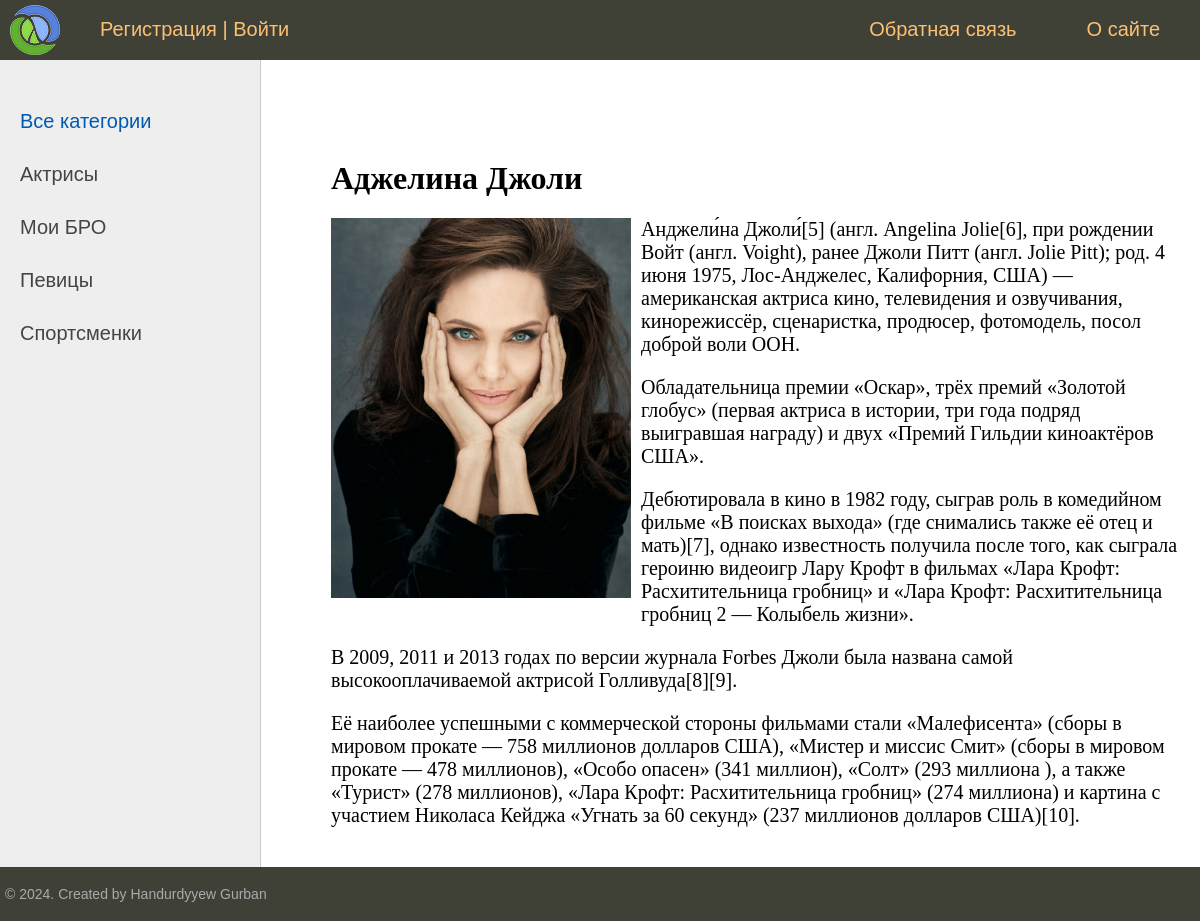
/post/adzhelina-dzholi/, run on the app's committed database.
### women/models.py (models this page shows, shortened)
class Category(models.Model):
    name = models.CharField(max_length=100, db_index=True, verbose_name="Категория")
    slug = models.SlugField(max_length=255, unique=True, db_index=True, verbose_name="URL")
    def get_absolute_url(self):
        return reverse('category', kwargs={'cat_slug': self.slug})
    class Meta:
        verbose_name = 'Категория'
        verbose_name_plural = 'Категории'
        ordering = ['id']

class Women(models.Model):
    title = models.CharField(max_length=255, verbose_name="Заголовок")
    slug = models.SlugField(max_length=255, unique=True, db_index=True, verbose_name="URL")
    content = models.TextField(blank=True, verbose_name="Текст статьи")
    photo = models.ImageField(upload_to="photos/%Y/%m/%d/", null=True, blank=True, verbose_name="Фото")
    video = models.FileField(upload_to='media', default='', null=True, blank=True, verbose_name='Video')
    time_create = models.DateTimeField(auto_now_add=True, verbose_name="Время создания")
    time_update = models.DateTimeField(auto_now=True, verbose_name="Время изменения")
    is_published = models.BooleanField(default=True, verbose_name="Публикация")
    cat = models.ForeignKey('Category', on_delete=models.PROTECT, verbose_name="Категории")
    class Meta:
        verbose_name = 'Известные женщины'
        verbose_name_plural = 'Известные женщины'
        ordering = ['id']

### women/views.py (the view)
# urls.py: path('post/<slug:post_slug>/', ShowPost.as_view(), name='post'),
class ShowPost(DataMixin, DetailView):
    model = Women
    template_name = 'women/post.html'
    slug_url_kwarg = 'post_slug'
    context_object_name = 'post'
    def get_context_data(self, *, object_list=None, **kwargs):
        context = super().get_context_data(**kwargs)
        c_def = self.get_user_context(title=context['post'])
        return dict(list(context.items()) + list(c_def.items()))

### women/utils.py (called while the page is built)
    def get_user_context(self, **kwargs):
        context = kwargs
        cats = Category.objects.annotate(Count('women'))
        user_menu = menu.copy()
        if not self.request.user.is_authenticated:
            user_menu.pop(1)
        context['menu'] = user_menu
        context['cats'] = cats
        if 'cat_selected' not in context:
            context['cat_selected'] = 0
        return context

### women/templates/women/post.html (shortened to what this page needs)
{% extends 'women/base.html' %}
{% block content %}
  <h1>{{ post.title }}</h1>
  {% if post.photo %}
    <p><img class="img-article-left" src="{{ post.photo.url }}"></p>
  {% endif %}
  {{ post.content|linebreaks }}
{% endblock %}

### women/templates/women/base.html (shortened to what this page needs)
{% load static %}
{% load women_tags %}
<!DOCTYPE html>
<html>
<head>
	<link type="text/css" href="{% static 'women/css/styles.css' %}" rel="stylesheet" />
</head>
<body>
<table class="table-page" border=0 cellpadding="0" cellspacing="0">
<tr><td valign=top>
{% block mainmenu %}
		<div class="header">
			<ul id="mainmenu" class="mainmenu">
			<li class="logo"><a href="{% url 'home' %}"><div class="logo"></div></a></li>
{% for m in menu %}
<li class="last"><a href="{% url m.url_name %}">{{m.title}}</a></li>
{% endfor %}
{% if request.user.is_authenticated %}
<li class="last">{{user.username}} | <a href="{% url 'logout' %}">Выйти</a></li>
{% else %}
<li class=""><a href="{% url 'register' %}">Регистрация</a> | <a href="{% url 'login' %}">Войти</a></li>
{% endif %}
			</ul>
		</div>
{% endblock mainmenu %}
<table class="table-content" border=0 cellpadding="0" cellspacing="0">
<tr>
	<td valign="top" class="left-chapters">
	<ul id="leftchapters">
{% if cat_selected == 0 %}
		<li class="selected">Все категории</li>
{% else %}
		<li><a href="{% url 'home' %}">Все категории</a></li>
{% endif %}
{% for c in cats %}
{% if c.women__count > 0 %}
	{% if c.pk == cat_selected %}
		<li class="selected">{{c.name}}</li>
	{% else %}
		<li><a href="{{ c.get_absolute_url }}">{{c.name}}</a></li>
	{% endif %}
{% endif %}
{% endfor %}
	</ul>
</td>
<td valign="top" class="content">
	<div class="content-text">
{% block content %}
{% endblock %}
	</div>
</td></tr></table>
</td></tr>
<tr><td valign=top>
	<div id="footer">
		<p>&copy; 2024. Created by Handurdyyew Gurban</p>
	</div>
</td></tr></table>
</body>
</html>

### women/static/women/css/styles.css (style rules this page uses)
html, body { font-family: 'Arial'; margin: 0; padding: 0; height: 100%; width: 100%; color: #444; }
a { color: #0059b2; text-decoration: none; }
img { max-width: 600px; height: auto; }
img.img-article-left { max-width: 300px; height: auto; float: left; padding: 0 10px 10px 0; }
.table-page { width: 100%; height: 100%; vertical-align: top; }
.table-page tr { height: 100%; }
.header { background: #3F4137; height: 60px; }
.logo { background: url('../images/logo.png') no-repeat 10px 5px; width: 70px; height: 60px; }
ul.mainmenu { list-style: none; margin: 0; padding: 0; height: 60px; color: #fdc073; font-size: 20px; overflow: hidden; }
ul.mainmenu li { float: left; margin: 18px 40px 0 30px; }
ul.mainmenu li.logo { margin: 0; }
ul.mainmenu li.last { float: right; }
ul.mainmenu li a { color: #fdc073; text-decoration: none; }
.table-content { width: 100%; min-height: 100%; height: 100%; }
.left-chapters { margin: 0; background: #eee; border-right: 1px solid #ccc; min-height: 100%; }
.left-chapters ul { width: 230px; min-height: 100%; margin: 0; padding: 20px 10px 10px 20px; list-style: none; font-size: 20px; }
.left-chapters ul li { margin: 30px 0 0 0; color: #999; }
.left-chapters ul li.selected { color: #0059b2; }
.left-chapters ul li a { color: #444; text-decoration: none; }
.content { padding: 40px 20px 20px 40px; width: 100%; box-sizing: border-box; }
.content-text { margin: 60px 0 0 30px; color: #000; font-size: 20px; font-family: Yandex Sans Display Light; }
.content-text h1 { font-size: 32px; }
#footer { box-sizing: border-box; background: #3F4137; padding: 5px; color: #aaa; font-size: 14px; font-family: Verdana, Geneva, Arial, Helvetica; text-align: left; overflow: hidden; }

### data on the page
Category: name "Актрисы"
Category: name "Мои БРО"
Category: name "Певицы"
Category: name "Спортсменки"
Women: title "Аджелина Джоли", photo (picture), content "Анджели́на Джоли́[5] (англ. Angelina Jolie[6], при рождении Войт (англ. Voight), ранее Джоли Питт (англ. Jolie Pitt); род. 4 июня 1975, Лос-Анджелес, Калифорния, США) — американская актриса кино, телевидения и озвучивания, кинорежиссёр, сценаристка, продюсер, фотомодель, посол доброй воли ООН. Обладательница премии «Оскар», трёх премий «Золотой глобус» (первая актриса в истории, три года подряд выигравшая награду) и двух «Премий Гильдии киноактёров США». Дебютировала в кино в 1982 году, сыграв роль в комедийном фильме «В поисках выхода» (где снимались также её отец и мать)[7], однако известность получила после того, как сыграла героиню видеоигр Лару Крофт в фильмах «Лара Крофт:…"

### other printed values
{{ m.title }} "О сайте" "Обратная связь"
